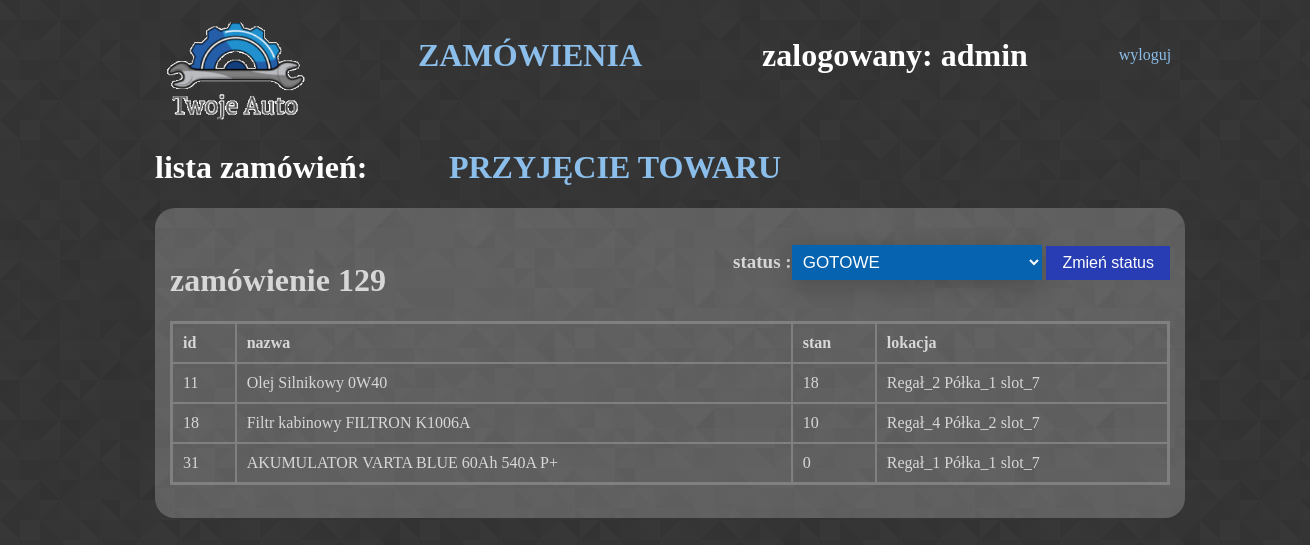
Page /cart_nr/129/ (signed in) on the earlier database version.
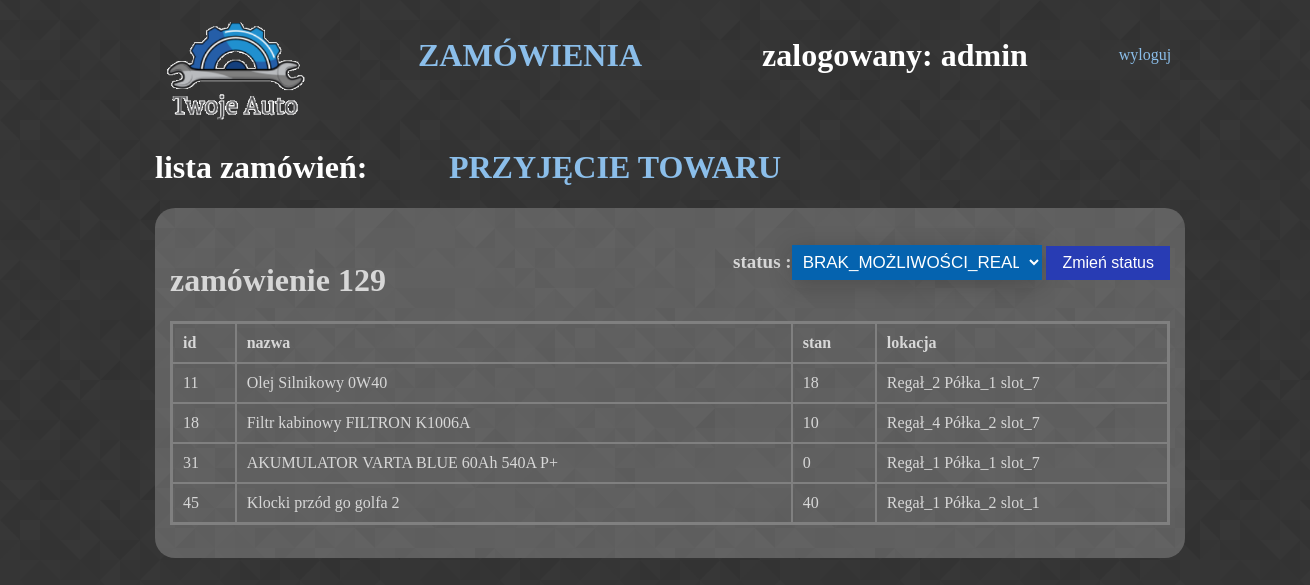
Same page on the later database version.
### koszyk/models.py (models this page shows)
class Cart(models.Model):
    products = models.ManyToManyField(Produkty, blank=True)
    total = models.DecimalField(max_digits=10, decimal_places=2, null=True, blank=True,default=0)
    Statusy = models.TextChoices('Statusy', 'NOWE ZAPISANE WYSŁANE GOTOWE BRAK_MOŻLIWOŚCI_REALIZACJI ZREALIZOWANE ARCHIWALNE')
    Statusy_m = models.TextChoices('Statusy_m','WYSŁANE GOTOWE BRAK_MOŻLIWOŚCI_REALIZACJI')
    status = models.CharField(default='NOWE', blank=0, choices=Statusy.choices, max_length=30)
    created_at = models.DateTimeField(auto_now_add=True)
    updated_at = models.DateTimeField(auto_now=True)
    class Meta:
        verbose_name = "Zamówienie"
        verbose_name_plural = "Zamówienia"

### produkty/models.py (models this page shows, shortened)
class Produkty(models.Model):
    n_cz    = 876543
    nazwa   = models.CharField(max_length=60)
    opis    = models.TextField(blank=True)
    cena    = models.DecimalField(max_digits=99999 ,decimal_places=2)
    producent = models.ForeignKey(Producent,on_delete=models.CASCADE,blank=True,null=True)
    kategoria = models.ForeignKey(Kategoria,on_delete=models.CASCADE,blank=True,null=True)
    obraz   = models.FileField(upload_to='', blank=True)
    created = models.DateTimeField(auto_now_add=True)
    updated = models.DateTimeField(auto_now=True)
    stan    = models.PositiveIntegerField(validators=[MinValueValidator(1)])
    numer   = models.IntegerField(default= 0 ,unique=False,blank=True, null=True)
    regał_wygory = models.TextChoices('regały', 'Regał_1 Regał_2 Regał_3 Regał_4')
    lokacja_x_wybory = models.TextChoices('lokacje', 'slot_1 slot_2 slot_3 slot_4 slot_5 slot_6 slot_7 slot_8')
    półka_wybory = models.TextChoices('półki', 'Półka_1 Półka_2 Półka_3 Półka_4')
    regał = models.CharField(default='Regał_1', blank=True, choices=regał_wygory.choices, max_length=30)
    półka = models.CharField(default='Półka_3', blank=False, choices=półka_wybory.choices, max_length=30)
    lokacja_x = models.CharField(default='slot_1', blank=True, choices=lokacja_x_wybory.choices, max_length=30)
    class Meta:
        verbose_name        = "Produkt"
        verbose_name_plural = "Produkty"

### koszyk/views.py (the view)
# urls.py: path('cart_nr/<int:c_id>/', cart_nr, name='cart_nr'),
def cart_nr(request, c_id):
    cart = get_object_or_404(Cart, id=c_id)
    czy_sprzedawca = request.user.groups.filter(name='Sprzedawca').exists()
    if czy_sprzedawca:
        form = Zmiana_Statusu(request.POST or None, instance=cart)
    else:
        form = Zmiana_Statusu_M(request.POST or None, instance=cart)
    if form.is_valid():
        form.save()
        return redirect("magazyn")
    context = {"cart": cart, "form": form, 'czy_sprzedawca': czy_sprzedawca, }
    template = "cart/cart_nr.html"
    return render(request, template, context)

### koszyk/forms.py
class Zmiana_Statusu_M(forms.ModelForm):
    class Meta:
        model = Cart
        fields = ['status']
        labels = {"status": "status    :"}
    def __init__(self, *args, **kwargs):
        super(Zmiana_Statusu_M, self).__init__(*args, **kwargs)
        self.fields['status'].choices = Status_m.my_choices

### produkty/templates/cart/cart_nr.html (shortened to what this page needs)
{% extends 'cart/baza_magazyn.html' %}
{% block content %}
{% if cart %}
<div id="content">
    <div id="dodaj">
        <br>
        <h1>zamówienie {{cart.id}} </h1>
    </div>
<div class="box">
    <br>
    <form  method="POST"> {% csrf_token %}
        {{ form.as_table }}
        <input type="submit" value="Zmień status" />
    </form>
</div>
<br>
    <table>
        <tr>
            <th style="width=20px">id</th>
            <th>nazwa</th>
            <th>stan</th>
            {% if not czy_sprzedawca %}
                <th style="width=100px">lokacja </th>
            {% endif %}
        </tr>
    {% for item in cart.products.all %}
        <tr>
            <td>{{ item.id }}</td>
            <td>{{ item.nazwa }}</td>
            <td>{{ item.stan }}</td>
            {% if not czy_sprzedawca %}
            <td> {{ item.regał }}    {{item.półka}}    {{ item.lokacja_x }}</td>
            {% endif %}
        </tr>
    {% endfor %}
    </table>
{% else %}
    BRAK ZAMÓWIEŃ
{% endif %}
    </div>
{% endblock content %}

### produkty/templates/cart/baza_magazyn.html (shortened to what this page needs)
{% load static %}
    <link rel="stylesheet" type="text/css" href="{% static 'produkty/style.css' %}">
<!DOCTYPE html>
<html lang="pl">
<head>
</head>
<body>
{% if user.is_authenticated %}
<div id="container">
    <div id="logo">
        <a href="{% url 'index'  %}"><img  height="125" src="{% static '/produkty/logo.png' %}" alt="My logo"></a>
    </div>
    <div id="topbarr">
        <div id="topbar1">
            <div id="t2">
                <a href="{% url 'magazyn' %}"><h1> ZAMÓWIENIA </h1></a>
                <br>
            </div>
            <div id="t1" >
                 <h1>zalogowany: {{ user.username }} </h1>
            </div>
            <div style="text-align:center;padding:30px; padding-right:150px;">
                <a href="{% url 'logout' %}"> wyloguj </a>
            </div>
        </div>
    </div>
        <div id="">
            <div id="t3">
                <h1>lista zamówień:</h1>
            </div>
            <div id="t1">
                {% if not czy_sprzedawca %}
                <a href=" {% url 'przyjmij' %} "><h1>PRZYJĘCIE TOWARU</h1></a>
                {% endif %}
            </div>
        </div>
    {% else %}
        <p>Zaloguj się dramiu.</p>
        {% endif %}
    {% block content %}
    {% endblock %}
</body>
</html>

### produkty/static/produkty/style.css (style rules this page uses)
body { background-color:rgb(180,210,250); background-image: url("prism.png"); color:rgb(215,215,215); font-family: "Trebuchet MS"; }
#container { width:1000px; margin-left: auto; margin-right: auto; background-image:; }
#logo { width:200; height:120px; color:white; float:left; text-align:left; }
#topbarr { width:800px; height:120px; float:left; text-align:center; }
#content { background-image:url("p2.png"); background-color : rgb(72, 86, 92); padding : 15px; border-radius: 20px; float : left; width : 100%; height : ; overflow: auto; }
#topbar1 { margin-top:8; width:1000px; height:80px; color:white; }
#t1 { height:; width:38%; float:left; #background-color:; text-align:center; }
#t2 { width:35%; height:; float:left; text-align:center; #background-color:; color:white; }
#t3 { width:27%; height:; float:left; color:white; text-align:left; background-color:; }
input[type=submit] { background-color:rgb(40,60,180); border: none; color: white; padding: 8px 16px; text-align: center; text-decoration: none; display: inline-block; font-size: 16px; margin: 0px 0px; cursor: pointer; float: auto; }
a { text-decoration:none; color:rgb(139, 190, 234); }
#dodaj { text-align : left; padding : 0px; float :left; }
table { margin-left:auto; margin-right:auto; position : ; width : 100%; border: 3px solid gray; border-collapse: collapse; padding: 10px; text-align: left; }
th, td { border: 2px solid gray; padding: 10px; text-align: left; }
th { height: 40px; }
.box { float:right; font-size: 19px; font-weight:bold; }
.box select { background-color: #0563af; color: white; padding: 7px; width: 250px; border: none; font-size: 17px; box-shadow: 0 5px 25px rgba(0, 0, 0, 0.2); -webkit-appearance: menupopup ; appearance: menupopup ; outline: none; }

Differences in the rows shown:
added Produkty: id "45", nazwa "Klocki przód go golfa 2", stan "40", regał "Regał_1", półka "Półka_2", lokacja_x "slot_1"
Other differences:
form field status: "GOTOWE" → "BRAK_MOŻLIWOŚCI_REALIZACJI"
